Frame 1 (no input): blank canvas, image omitted
Frame 60 (no input): blank canvas, image omitted
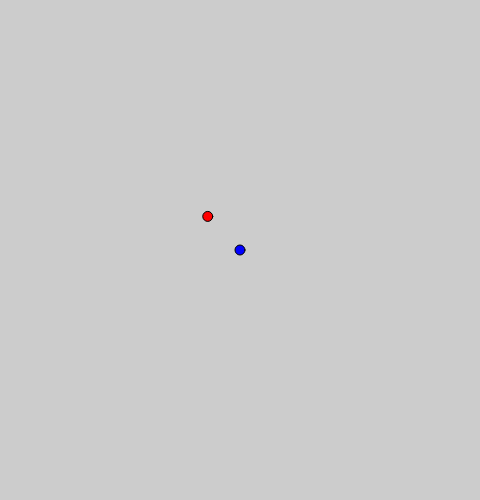
Frame 120 (the mouse pressed at the canvas centre since frame 60)

The p5.js sketch whose frames 1 and 60 were blank and that drew this single picture after the mouse press (run headless with seeded random() and noise() and a simulated clock; from frame 60 on, the mouse is pressed at the canvas centre):

// p5.js sketch
// ── sketch.js
let goodGuyX = 90;
let goodGuyY = 90;

let badGuyX = 10;
let badGuyY = 10;

const SPEED = 5;
let hasMoved = false;

function setup() {
  createCanvas(480, 500);
}

function mouseMoved() {
  hasMoved = true;
}

function followPoint(startingX, startingY, endingX, endingY, velocity) {
  const deltaY = endingY - startingY;
  const deltaX = endingX - startingX

  const angle = atan2(deltaY, deltaX);

  const distanceBetween = dist(startingX, startingY, endingX, endingY);

  let totalDistanceToTravel = distanceBetween; // The Hypoteneuse
  if (totalDistanceToTravel > velocity) {
    totalDistanceToTravel = velocity;
  }

  const distanceToTravelX = cos(angle) * totalDistanceToTravel;
  const distanceToTravelY = sin(angle) * totalDistanceToTravel;

  const newX = startingX + distanceToTravelX;
  const newY = startingY + distanceToTravelY;

  return [newX, newY];
}

function calculateBadGuyPosition() {

  const [newX, newY] = followPoint(badGuyX, badGuyY, goodGuyX, goodGuyY, SPEED);
  
  // if (!checkColissionDetection()) {
  badGuyX = newX;
  badGuyY = newY;
  // }
}

function drawGoodGuy() {
  fill(0, 0, 255);
  if (hasMoved) {
    goodGuyX = mouseX;
    goodGuyY = mouseY;  
  }
  ellipse(goodGuyX, goodGuyY, 10, 10);
}

function drawBadGuy() {
  calculateBadGuyPosition();
  fill(255, 0, 0);
  ellipse(badGuyX, badGuyY, 10, 10);
}

function draw() {
  background(204);
  drawGoodGuy();
  drawBadGuy();
}
